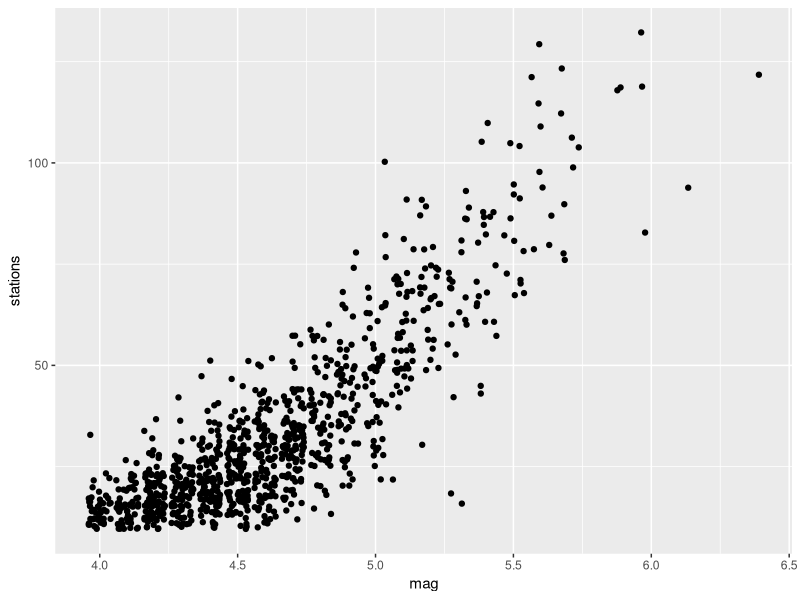
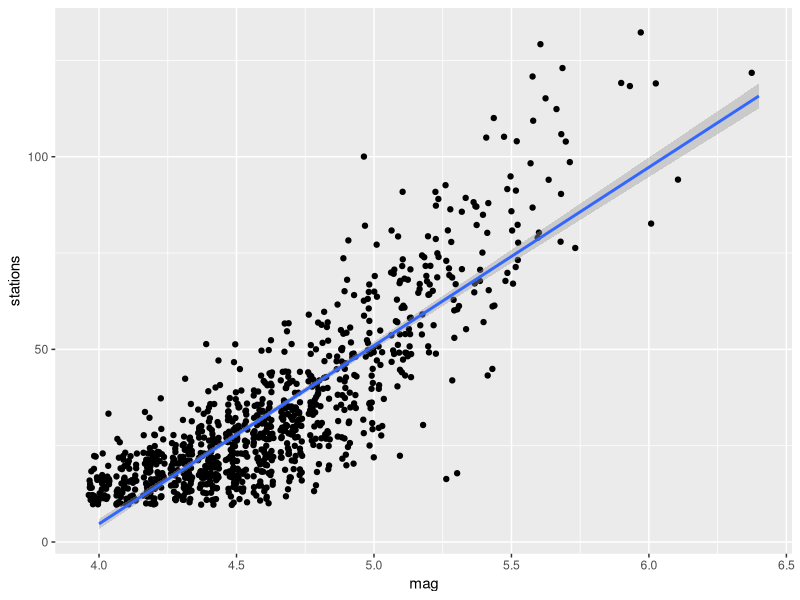
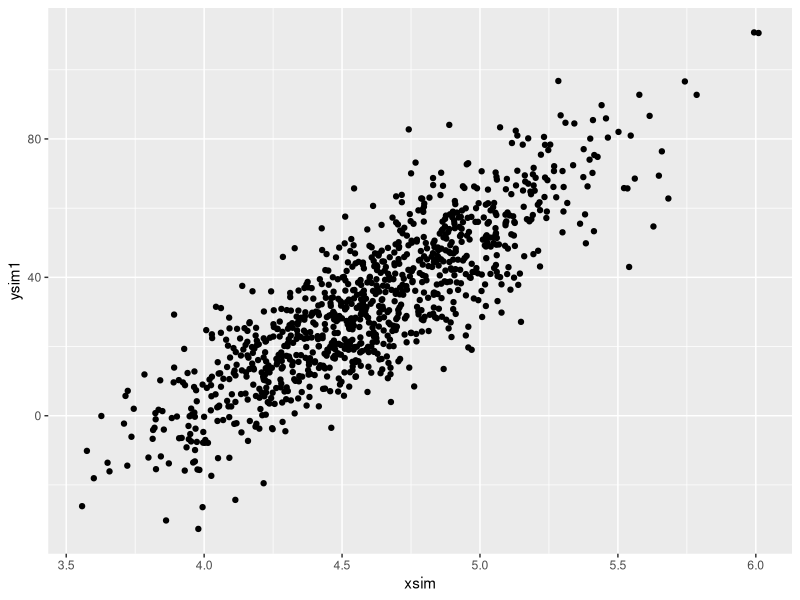
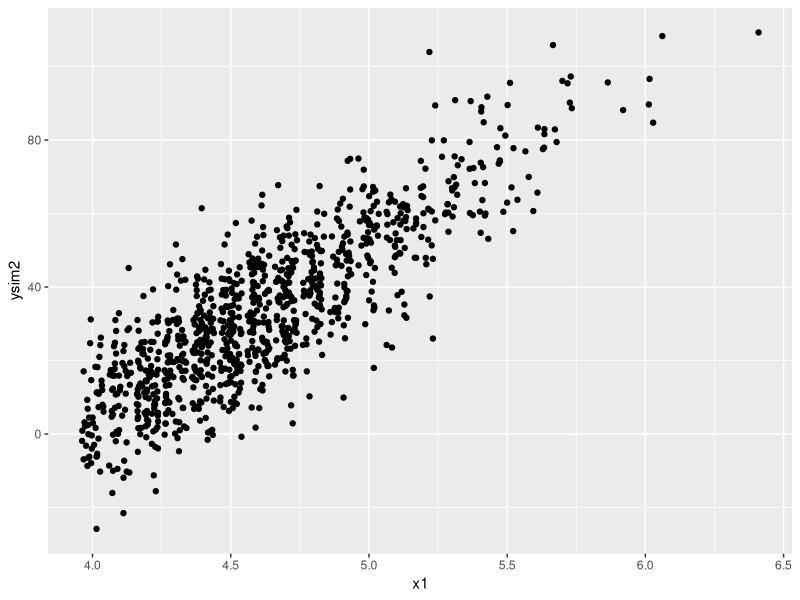
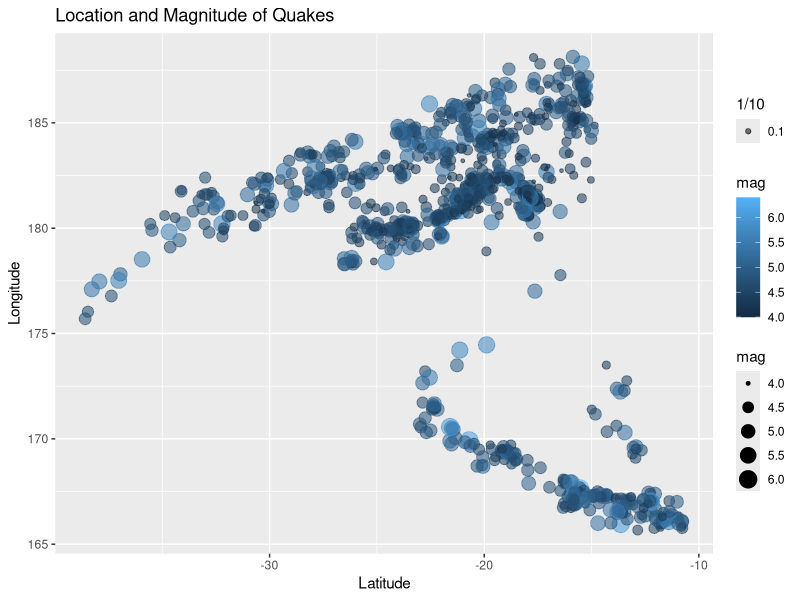
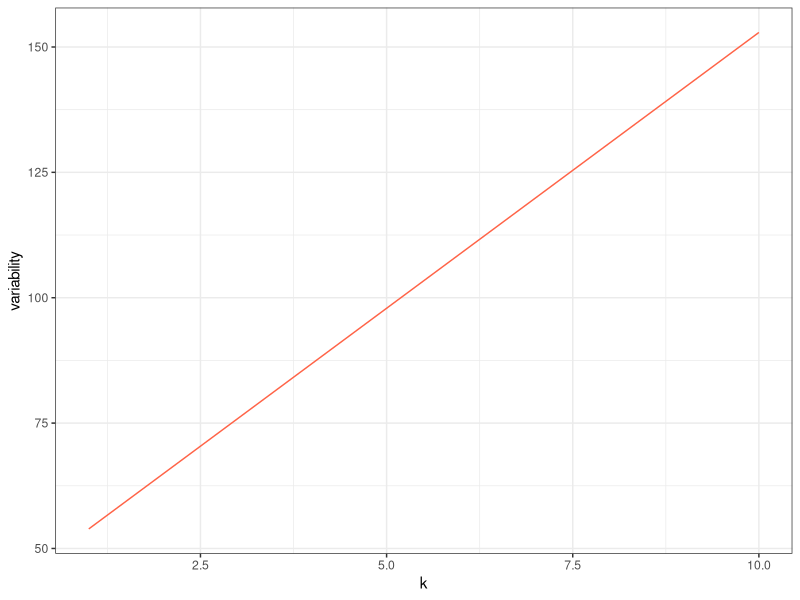

These charts were generated, in order, by the following R code:
## ---- chunk 1
knitr::opts_chunk$set(echo = TRUE)
## ---- chunk 2
data(quakes)
str(quakes)
?quakes
## ---- chunk 3
library(ggplot2)
ggplot(quakes, (aes(x = mag, y = stations))) + geom_point(position = "jitter")

## ---- chunk 4
m1 <- lm(stations ~ mag, data = quakes) 
ggplot(quakes, (aes(x = mag, y = stations))) + geom_point(position = "jitter") +
  geom_smooth(method = "lm")
summary(m1)
## ---- chunk 5
x = quakes$mag
y = quakes$stations
slope <- (sd(y)/sd(x)) * cor(x,y)
slope <- m1$coefficients[2]

## ---- chunk 6
SE_slope <- summary(m1)$coef[2,2]
n <- nrow(quakes)
t_stat <- qt(.025, df = n-2)
LB <- slope - t_stat * SE_slope 
UB <- slope + t_stat * SE_slope 
c(LB, UB)
confint(m1, level = 0.95)
## ---- chunk 7
stations = -180.4243 + 46.2822*(7.0)
stations

## ---- chunk 8
n1 <- nrow(quakes)
n1
meanmag = mean(quakes$mag)
meanmag
stdmag = sd(quakes$mag)
stdmag
xsim = rnorm(n = n1, mean = meanmag, sd = stdmag)
xactual = quakes$mag
mean(xsim)

## ---- chunk 9

x1 <- quakes$mag

f_hat1 <- function(x1) {
  f_hatgen <- 46.2822*(x1) -180.4243
  return(f_hatgen)
}

f_hatsim <- function(xsim) {
  f_hatgsim <- 46.2822*(xsim) -180.4243
  return(f_hatgsim)
  }

f_hat1(5)
f_hatsim(5)


## ---- chunk 10
sqresid <- m1$res^2
var_hat <- sum(sqresid)/(1000 - 2)
stdev = sqrt(var_hat)
error <- rnorm(n = 1000, mean = 0, sd = stdev)
mean(error)
ysim1 = f_hat1(xsim) + error
ysim2 = f_hat1(x1) + error
## ---- chunk 11
ggplot(quakes, (aes(x = xsim, y = ysim1))) + geom_point(position = "jitter") 
ggplot(quakes, (aes(x = x1, y = ysim2))) + geom_point(position = "jitter") 
## ---- chunk 12
ggplot(quakes, aes(x=lat, y=long)) + geom_point(aes(size = mag, colour = mag, alpha = 1/10)) + labs(title="Location and Magnitude of Quakes", x="Latitude", y="Longitude")
## ---- chunk 13
x <- c(1:3, 5:12)
y <- c(-7.1, -7.1, .5, -3.6, -2, -1.7, -4, -.2, -1.2, -1.2, -3.5)

library(tidyverse)
my_fun <- function(k, x, y) {
  f_k <- rep(NA, length(k))
  for (i in 1:length(k)) {
    f_k[i] <- sum(k[i] + y + x)
  }
  f_k
}

k <- 1:10
f_k <- my_fun(k, x, y)

df <- tibble(k = k, f_k = f_k)
ggplot(df, aes(x = k, y = f_k)) +
  geom_line(col = "tomato") +
  theme_bw() +
  ylab("variability")
